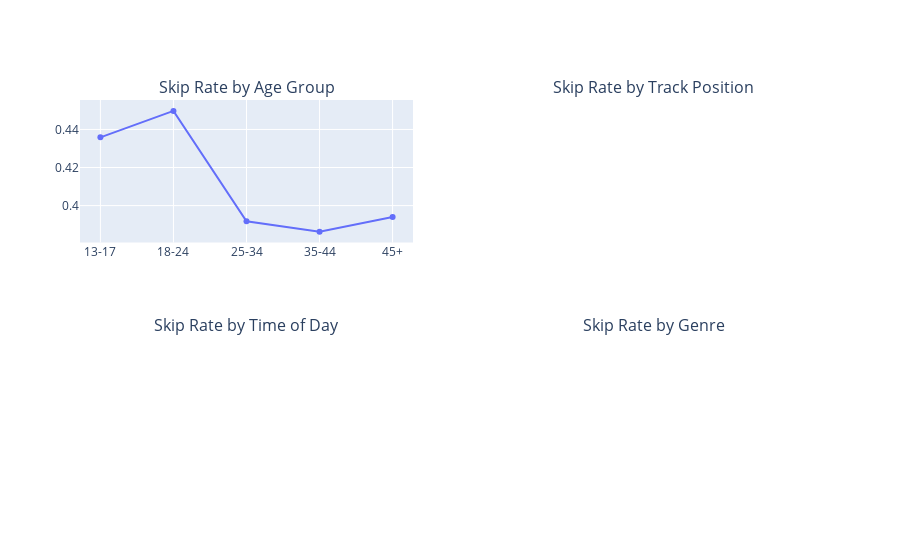

The cell this chart's notebook holds for it:
### Code cell
fig.add_trace(
    go.Scatter(
        x=age_df["age_group"],
        y=age_df["skip"],
        mode="lines+markers",
        name="Age Group"
    ),
    row=1, col=1
)

### Figure 1 — Plotly figure (JSON) as saved in the notebook; plotly's stock layout.template omitted (floating-point values rounded to 4 significant figures)
{"data": [{"mode": "lines+markers", "name": "Age Group", "type": "scatter", "x": ["13-17", "18-24", "25-34", "35-44", "45+"], "xaxis": "x", "y": [0.4359, 0.4498, 0.3917, 0.3863, 0.3939], "yaxis": "y"}], "layout": {"annotations": [{"font": {"size": 16}, "showarrow": false, "text": "Skip Rate by Age Group", "x": 0.225, "xanchor": "center", "xref": "paper", "y": 1, "yanchor": "bottom", "yref": "paper"}, {"font": {"size": 16}, "showarrow": false, "text": "Skip Rate by Track Position", "x": 0.775, "xanchor": "center", "xref": "paper", "y": 1, "yanchor": "bottom", "yref": "paper"}, {"font": {"size": 16}, "showarrow": false, "text": "Skip Rate by Time of Day", "x": 0.225, "xanchor": "center", "xref": "paper", "y": 0.375, "yanchor": "bottom", "yref": "paper"}, {"font": {"size": 16}, "showarrow": false, "text": "Skip Rate by Genre", "x": 0.775, "xanchor": "center", "xref": "paper", "y": 0.375, "yanchor": "bottom", "yref": "paper"}], "xaxis": {"anchor": "y", "domain": [0, 0.45]}, "xaxis2": {"anchor": "y2", "domain": [0.55, 1]}, "xaxis3": {"anchor": "y3", "domain": [0, 0.45]}, "xaxis4": {"anchor": "y4", "domain": [0.55, 1]}, "yaxis": {"anchor": "x", "domain": [0.625, 1]}, "yaxis2": {"anchor": "x2", "domain": [0.625, 1]}, "yaxis3": {"anchor": "x3", "domain": [0, 0.375]}, "yaxis4": {"anchor": "x4", "domain": [0, 0.375]}}}
